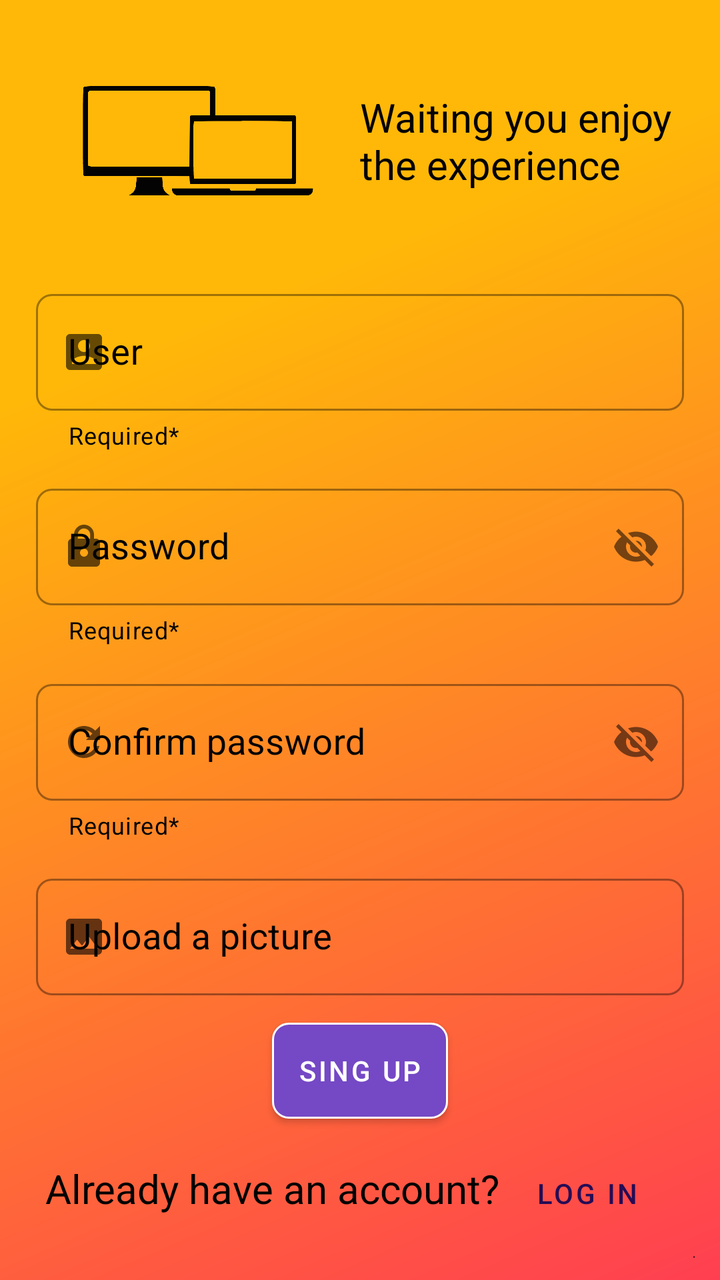
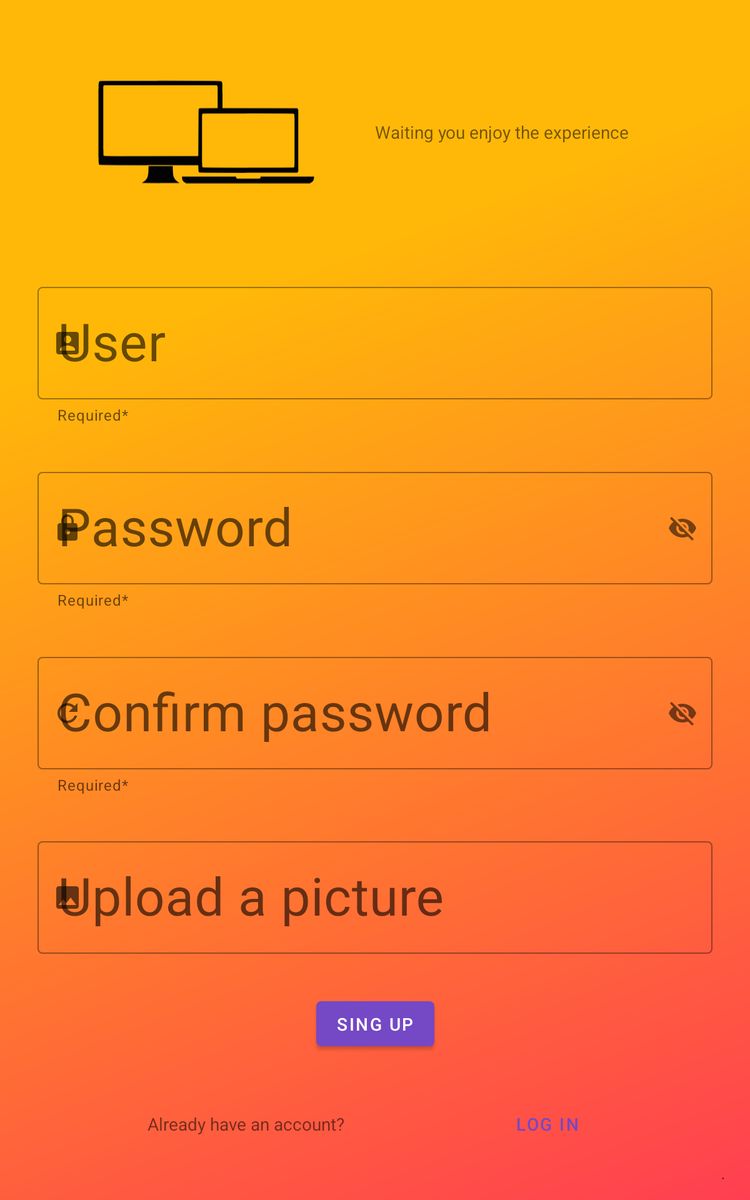

One screen, two layout resources from the same app: the default and the repository's alternative for another configuration. Each is rendered where Android would select it; the XML of both is given below.
<!-- AndroidManifest.xml: application theme Theme.SecondPCStore -->
<!-- res/layout/fragment_second.xml -->
<?xml version="1.0" encoding="utf-8"?>
<androidx.constraintlayout.widget.ConstraintLayout xmlns:android="http://schemas.android.com/apk/res/android"
    xmlns:app="http://schemas.android.com/apk/res-auto"
    xmlns:tools="http://schemas.android.com/tools"
    android:layout_width="match_parent"
    android:layout_height="match_parent"
    android:background="@drawable/background"
    tools:context=".view.fragment.SecondFragment">

    <androidx.constraintlayout.widget.Guideline
        android:id="@+id/guideline_V0_Second"
        android:layout_width="wrap_content"
        android:layout_height="wrap_content"
        android:orientation="vertical"
        app:layout_constraintGuide_percent="0.05" />

    <androidx.constraintlayout.widget.Guideline
        android:id="@+id/guideline_V1_Second"
        android:layout_width="wrap_content"
        android:layout_height="wrap_content"
        android:orientation="vertical"
        app:layout_constraintGuide_percent="0.95" />

    <androidx.constraintlayout.widget.Guideline
        android:id="@+id/guideline_H0_Second"
        android:layout_width="wrap_content"
        android:layout_height="wrap_content"
        android:orientation="horizontal"
        app:layout_constraintGuide_percent="0.02" />

    <androidx.constraintlayout.widget.Guideline
        android:id="@+id/guideline_H1_Second"
        android:layout_width="wrap_content"
        android:layout_height="wrap_content"
        android:orientation="horizontal"
        app:layout_constraintGuide_percent="0.2" />

    <androidx.constraintlayout.widget.Guideline
        android:id="@+id/guideline_H2_Second"
        android:layout_width="wrap_content"
        android:layout_height="wrap_content"
        android:orientation="horizontal"
        app:layout_constraintGuide_percent="0.87" />

    <androidx.constraintlayout.widget.Guideline
        android:id="@+id/guideline_H3_Second"
        android:layout_width="wrap_content"
        android:layout_height="wrap_content"
        android:orientation="horizontal"
        app:layout_constraintGuide_percent="0.97" />


    <ImageView
        android:id="@+id/iView_Logo_Second"
        android:layout_width="0dp"
        android:layout_height="0dp"
        android:adjustViewBounds="true"
        android:contentDescription="@string/contentDescrip_iView_Logo"
        android:rotation="270"
        android:src="@drawable/logo"
        app:layout_constraintBottom_toTopOf="@+id/guideline_H1_Second"
        app:layout_constraintEnd_toStartOf="@+id/tv_WaitingYou"
        app:layout_constraintStart_toStartOf="@+id/guideline_V0_Second"
        app:layout_constraintTop_toBottomOf="@+id/guideline_H0_Second" />

    <TextView
        android:id="@+id/tv_WaitingYou"
        style="@style/tV_Style"
        android:layout_width="0dp"
        android:layout_height="wrap_content"
        android:text="@string/tV_WaitingYou"
        app:layout_constraintBottom_toTopOf="@+id/guideline_H1_Second"
        app:layout_constraintEnd_toEndOf="@+id/guideline_V1_Second"
        app:layout_constraintStart_toEndOf="@+id/iView_Logo_Second"
        app:layout_constraintTop_toBottomOf="@+id/guideline_H0_Second" />

    <androidx.core.widget.NestedScrollView
        android:id="@+id/nestedScrollView"
        android:layout_width="0dp"
        android:layout_height="0dp"
        android:fillViewport="true"
        app:layout_constraintBottom_toTopOf="@+id/bt_LogIn_Second"
        app:layout_constraintEnd_toEndOf="@+id/guideline_V1_Second"
        app:layout_constraintStart_toStartOf="@+id/guideline_V0_Second"
        app:layout_constraintTop_toBottomOf="@+id/guideline_H1_Second">

        <LinearLayout
            android:layout_width="match_parent"
            android:layout_height="wrap_content"
            android:orientation="vertical">

            <androidx.constraintlayout.widget.ConstraintLayout
                android:layout_width="match_parent"
                android:layout_height="match_parent">

                <com.google.android.material.textfield.TextInputLayout
                    android:id="@+id/txInput_UserName_Second"
                    style="@style/inputText_Style"
                    android:layout_width="0dp"
                    android:layout_height="wrap_content"
                    android:hint="@string/txInput_User"
                    app:expandedHintEnabled="true"
                    app:helperText="@string/helper_tx"
                    app:layout_constraintBottom_toTopOf="@+id/txInput_Pass_Second"
                    app:layout_constraintEnd_toEndOf="parent"
                    app:layout_constraintStart_toStartOf="parent"
                    app:layout_constraintTop_toTopOf="parent"
                    app:startIconDrawable="@drawable/ic_baseline_account_box_24">

                    <com.google.android.material.textfield.TextInputEditText
                        android:layout_width="match_parent"
                        android:layout_height="wrap_content"
                        android:textSize="@dimen/txSize_ET_Style" />
                </com.google.android.material.textfield.TextInputLayout>

                <com.google.android.material.textfield.TextInputLayout
                    android:id="@+id/txInput_Pass_Second"
                    style="@style/inputText_Style"
                    android:layout_width="0dp"
                    android:layout_height="wrap_content"
                    android:hint="@string/txInput_Pass"
                    app:endIconDrawable="@drawable/ic_baseline_remove_red_eye_24"
                    app:expandedHintEnabled="true"
                    app:helperText="@string/helper_tx"
                    app:layout_constraintBottom_toTopOf="@+id/txInput_ConfirmPass"
                    app:layout_constraintEnd_toEndOf="parent"
                    app:layout_constraintStart_toStartOf="parent"
                    app:layout_constraintTop_toBottomOf="@+id/txInput_UserName_Second"
                    app:passwordToggleEnabled="true"
                    app:startIconDrawable="@drawable/ic_baseline_lock_24">

                    <com.google.android.material.textfield.TextInputEditText
                        android:layout_width="match_parent"
                        android:layout_height="wrap_content"
                        android:textSize="@dimen/txSize_ET_Style" />
                </com.google.android.material.textfield.TextInputLayout>

                <com.google.android.material.textfield.TextInputLayout
                    android:id="@+id/txInput_ConfirmPass"
                    style="@style/inputText_Style"
                    android:layout_width="0dp"
                    android:layout_height="wrap_content"
                    android:hint="@string/txInput_ConfirmPass"
                    app:endIconDrawable="@drawable/ic_baseline_remove_red_eye_24"
                    app:expandedHintEnabled="true"
                    app:helperText="@string/helper_tx"
                    app:layout_constraintBottom_toTopOf="@+id/txInput_UrlUserPic_Second"
                    app:layout_constraintEnd_toEndOf="parent"
                    app:layout_constraintStart_toStartOf="parent"
                    app:layout_constraintTop_toBottomOf="@+id/txInput_Pass_Second"
                    app:passwordToggleEnabled="true"
                    app:startIconDrawable="@drawable/ic_baseline_refresh_24">

                    <com.google.android.material.textfield.TextInputEditText
                        android:layout_width="match_parent"
                        android:layout_height="wrap_content"
                        android:textSize="@dimen/txSize_ET_Style" />
                </com.google.android.material.textfield.TextInputLayout>

                <com.google.android.material.textfield.TextInputLayout
                    android:id="@+id/txInput_UrlUserPic_Second"
                    style="@style/inputText_Style"
                    android:layout_width="0dp"
                    android:layout_height="wrap_content"
                    android:hint="@string/txInput_UrlUserPic"
                    app:expandedHintEnabled="true"
                    app:layout_constraintBottom_toTopOf="@+id/bt_SignUp_Second"
                    app:layout_constraintEnd_toEndOf="parent"
                    app:layout_constraintStart_toStartOf="parent"
                    app:layout_constraintTop_toBottomOf="@+id/txInput_ConfirmPass"
                    app:startIconDrawable="@drawable/ic_baseline_image_24">

                    <com.google.android.material.textfield.TextInputEditText
                        android:layout_width="match_parent"
                        android:layout_height="wrap_content"
                        android:textSize="@dimen/txSize_ET_Style" />
                </com.google.android.material.textfield.TextInputLayout>

                <Button
                    android:id="@+id/bt_SignUp_Second"
                    style="@style/bt_Button_Style"
                    android:layout_width="wrap_content"
                    android:layout_height="wrap_content"
                    android:text="@string/bt_SingUp"
                    app:layout_constraintBottom_toBottomOf="parent"
                    app:layout_constraintEnd_toEndOf="parent"
                    app:layout_constraintStart_toStartOf="parent"
                    app:layout_constraintTop_toBottomOf="@+id/txInput_UrlUserPic_Second" />
            </androidx.constraintlayout.widget.ConstraintLayout>
        </LinearLayout>
    </androidx.core.widget.NestedScrollView>

    <TextView
        android:id="@+id/tv_Have"
        style="@style/tV_Style"
        android:layout_width="wrap_content"
        android:layout_height="wrap_content"
        android:layout_marginStart="32dp"
        android:text="@string/tV_Have"
        app:layout_constraintBaseline_toBaselineOf="@+id/bt_LogIn_Second"
        app:layout_constraintEnd_toStartOf="@+id/bt_LogIn_Second"
        app:layout_constraintHorizontal_bias="0.65"
        app:layout_constraintStart_toStartOf="parent" />

    <Button
        android:id="@+id/bt_LogIn_Second"
        style="@style/bt_TextButton_Style"
        android:layout_width="wrap_content"
        android:layout_height="wrap_content"
        android:layout_marginEnd="32dp"
        android:text="@string/bt_Login"
        app:layout_constraintBottom_toTopOf="@+id/guideline_H3_Second"
        app:layout_constraintEnd_toEndOf="parent"
        app:layout_constraintHorizontal_bias="0.35"
        app:layout_constraintStart_toEndOf="@+id/tv_Have"
        app:layout_constraintTop_toBottomOf="@+id/nestedScrollView" />

</androidx.constraintlayout.widget.ConstraintLayout>
<!-- resources referenced by this layout -->
<resources>
  <dimen name="txSize_ET_Style">18sp</dimen>
  <!-- drawable ic_baseline_account_box_24 (drawable) -->
  <vector xmlns:android="http://schemas.android.com/apk/res/android"
      android:width="24dp"
      android:height="24dp"
      android:viewportWidth="24"
      android:viewportHeight="24"
      android:tint="@color/hint_Color">
    <path
        android:fillColor="@android:color/white"
        android:pathData="M3,5v14c0,1.1 0.89,2 2,2h14c1.1,0 2,-0.9 2,-2L21,5c0,-1.1 -0.9,-2 -2,-2L5,3c-1.11,0 -2,0.9 -2,2zM15,9c0,1.66 -1.34,3 -3,3s-3,-1.34 -3,-3 1.34,-3 3,-3 3,1.34 3,3zM6,17c0,-2 4,-3.1 6,-3.1s6,1.1 6,3.1v1L6,18v-1z"/>
  </vector>
  <!-- drawable ic_baseline_image_24 (drawable) -->
  <vector xmlns:android="http://schemas.android.com/apk/res/android"
      android:width="24dp"
      android:height="24dp"
      android:viewportWidth="24"
      android:viewportHeight="24"
      android:tint="@color/hint_Color">
    <path
        android:fillColor="@android:color/white"
        android:pathData="M21,19V5c0,-1.1 -0.9,-2 -2,-2H5c-1.1,0 -2,0.9 -2,2v14c0,1.1 0.9,2 2,2h14c1.1,0 2,-0.9 2,-2zM8.5,13.5l2.5,3.01L14.5,12l4.5,6H5l3.5,-4.5z"/>
  </vector>
  <string name="bt_Login">LOG IN</string>
  <string name="bt_SingUp">SING UP</string>
  <string name="contentDescrip_iView_Logo">Company\'s logo</string>
  <string name="helper_tx">Required*</string>
  <string name="tV_Have">Already have an account?</string>
  <string name="tV_WaitingYou">Waiting you enjoy the experience</string>
  <string name="txInput_ConfirmPass">Confirm password</string>
  <string name="txInput_Pass">Password</string>
  <string name="txInput_UrlUserPic">Upload a picture</string>
  <string name="txInput_User">User</string>
  <style name="bt_Button_Style" parent="Widget.MaterialComponents.Button">
          <item name="android:background">@drawable/button_back_shape</item>
          <item name="backgroundTint" />
          <item name="android:textSize">@dimen/txSize_bt_Style</item>
          <item name="android:padding">@dimen/padding_bt</item>
      </style>
  <style name="bt_TextButton_Style" parent="Widget.MaterialComponents.Button.TextButton">
          <item name="android:textColor">@color/textButton_Color</item>
          <item name="android:textSize">@dimen/txSize_bt_Style</item>
      </style>
  <style name="inputText_Style" parent="Widget.MaterialComponents.TextInputLayout.OutlinedBox">
          <item name="boxCornerRadiusBottomEnd">@dimen/cornerRadiusSize</item>
          <item name="boxCornerRadiusBottomStart">@dimen/cornerRadiusSize</item>
          <item name="boxCornerRadiusTopEnd">@dimen/cornerRadiusSize</item>
          <item name="boxCornerRadiusTopStart">@dimen/cornerRadiusSize</item>
          <item name="helperTextTextColor">@color/hint_Color</item>
          <item name="android:textColorHint">@color/hint_Color</item>
      </style>
  <style name="tV_Style" parent="Widget.MaterialComponents.TextView">
          <item name="android:textColor">@color/hint_Color</item>
          <item name="android:textSize">@dimen/txSize_tV_Style</item>
      </style>
  <color name="hint_Color">#030303</color>
  <!-- drawable button_back_shape (drawable) -->
  <?xml version="1.0" encoding="utf-8"?>
  <shape xmlns:android="http://schemas.android.com/apk/res/android"
      android:shape="rectangle">
  
      <solid android:color="@color/button_Color" />
      <corners
          android:radius="@dimen/cornerRadiusSize" />
      <stroke
          android:width="1dp"
          android:color="@color/white" />
  </shape>
  <dimen name="txSize_bt_Style">14sp</dimen>
  <dimen name="padding_bt">4dp</dimen>
  <color name="textButton_Color">#260C55</color>
  <dimen name="cornerRadiusSize">8dp</dimen>
  <dimen name="txSize_tV_Style">20sp</dimen>
  <color name="appBar_Color">#7548C5</color>
  <color name="stateBar_Color">#5B3899</color>
  <color name="white">#FFFFFFFF</color>
  <color name="teal_200">#FF03DAC5</color>
  <color name="teal_700">#FF018786</color>
  <color name="black">#FF000000</color>
  <color name="button_Color">#7548C5</color>
  <!-- some entries are left out for length -->
</resources>
<!-- res/layout-sw600dp/fragment_second.xml (the repository's variant of the layout above) -->
<!-- drawn on a 7-inch tablet held upright -->
<?xml version="1.0" encoding="utf-8"?>
<androidx.constraintlayout.widget.ConstraintLayout xmlns:android="http://schemas.android.com/apk/res/android"
    xmlns:app="http://schemas.android.com/apk/res-auto"
    xmlns:tools="http://schemas.android.com/tools"
    android:layout_width="match_parent"
    android:layout_height="match_parent"
    android:background="@drawable/background"
    tools:context=".view.fragment.SecondFragment">

    <androidx.constraintlayout.widget.Guideline
        android:id="@+id/guideline_V0_Second"
        android:layout_width="wrap_content"
        android:layout_height="wrap_content"
        android:orientation="vertical"
        app:layout_constraintGuide_percent="0.05" />

    <androidx.constraintlayout.widget.Guideline
        android:id="@+id/guideline_V1_Second"
        android:layout_width="wrap_content"
        android:layout_height="wrap_content"
        android:orientation="vertical"
        app:layout_constraintGuide_percent="0.95" />

    <androidx.constraintlayout.widget.Guideline
        android:id="@+id/guideline_H0_Second"
        android:layout_width="wrap_content"
        android:layout_height="wrap_content"
        android:orientation="horizontal"
        app:layout_constraintGuide_percent="0.02" />

    <androidx.constraintlayout.widget.Guideline
        android:id="@+id/guideline_H1_Second"
        android:layout_width="wrap_content"
        android:layout_height="wrap_content"
        android:orientation="horizontal"
        app:layout_constraintGuide_percent="0.2" />

    <androidx.constraintlayout.widget.Guideline
        android:id="@+id/guideline_H2_Second"
        android:layout_width="wrap_content"
        android:layout_height="wrap_content"
        android:orientation="horizontal"
        app:layout_constraintGuide_percent="0.87" />

    <androidx.constraintlayout.widget.Guideline
        android:id="@+id/guideline_H3_Second"
        android:layout_width="wrap_content"
        android:layout_height="wrap_content"
        android:orientation="horizontal"
        app:layout_constraintGuide_percent="0.97" />


    <ImageView
        android:id="@+id/iView_Logo_Second"
        android:layout_width="0dp"
        android:layout_height="0dp"
        android:adjustViewBounds="true"
        android:rotation="270"
        android:src="@drawable/logo"
        app:layout_constraintBottom_toTopOf="@+id/guideline_H1_Second"
        app:layout_constraintEnd_toStartOf="@+id/tv_WaitingYou"
        app:layout_constraintStart_toStartOf="@+id/guideline_V0_Second"
        app:layout_constraintTop_toBottomOf="@+id/guideline_H0_Second" />

    <TextView
        android:id="@+id/tv_WaitingYou"
        android:layout_width="0dp"
        android:layout_height="wrap_content"
        android:text="@string/tV_WaitingYou"
        app:layout_constraintBottom_toTopOf="@+id/guideline_H1_Second"
        app:layout_constraintEnd_toEndOf="@+id/guideline_V1_Second"
        app:layout_constraintStart_toEndOf="@+id/iView_Logo_Second"
        app:layout_constraintTop_toBottomOf="@+id/guideline_H0_Second" />

    <androidx.core.widget.NestedScrollView
        android:layout_width="0dp"
        android:layout_height="0dp"
        android:fillViewport="true"
        app:layout_constraintBottom_toTopOf="@+id/bt_LogIn_Second"
        app:layout_constraintEnd_toEndOf="@+id/guideline_V1_Second"
        app:layout_constraintStart_toStartOf="@+id/guideline_V0_Second"
        app:layout_constraintTop_toBottomOf="@+id/guideline_H1_Second">

        <LinearLayout
            android:layout_width="match_parent"
            android:layout_height="wrap_content"
            android:orientation="vertical">

            <androidx.constraintlayout.widget.ConstraintLayout
                android:layout_width="match_parent"
                android:layout_height="match_parent">

                <com.google.android.material.textfield.TextInputLayout
                    android:id="@+id/txInput_UserName_Second"
                    style="@style/Widget.MaterialComponents.TextInputLayout.OutlinedBox"
                    android:layout_width="0dp"
                    android:layout_height="wrap_content"
                    android:hint="@string/txInput_User"
                    app:expandedHintEnabled="true"
                    app:helperText="@string/helper_tx"
                    app:layout_constraintBottom_toTopOf="@+id/txInput_Pass_First"
                    app:layout_constraintEnd_toEndOf="parent"
                    app:layout_constraintStart_toStartOf="parent"
                    app:layout_constraintTop_toTopOf="parent"
                    app:startIconDrawable="@drawable/ic_baseline_account_box_24">

                    <com.google.android.material.textfield.TextInputEditText
                        android:layout_width="match_parent"
                        android:layout_height="wrap_content"
                        android:textSize="@dimen/txSize_ET_Style" />
                </com.google.android.material.textfield.TextInputLayout>

                <com.google.android.material.textfield.TextInputLayout
                    android:id="@+id/txInput_Pass_First"
                    style="@style/Widget.MaterialComponents.TextInputLayout.OutlinedBox"
                    android:layout_width="0dp"
                    android:layout_height="wrap_content"
                    android:hint="@string/txInput_Pass"
                    app:endIconDrawable="@drawable/ic_baseline_remove_red_eye_24"
                    app:expandedHintEnabled="true"
                    app:helperText="@string/helper_tx"
                    app:layout_constraintBottom_toTopOf="@+id/txInput_ConfirmPass"
                    app:layout_constraintEnd_toEndOf="parent"
                    app:layout_constraintStart_toStartOf="parent"
                    app:layout_constraintTop_toBottomOf="@+id/txInput_UserName_Second"
                    app:passwordToggleEnabled="true"
                    app:startIconDrawable="@drawable/ic_baseline_lock_24">

                    <com.google.android.material.textfield.TextInputEditText
                        android:layout_width="match_parent"
                        android:layout_height="wrap_content"
                        android:textSize="@dimen/txSize_ET_Style" />
                </com.google.android.material.textfield.TextInputLayout>

                <com.google.android.material.textfield.TextInputLayout
                    android:id="@+id/txInput_ConfirmPass"
                    style="@style/Widget.MaterialComponents.TextInputLayout.OutlinedBox"
                    android:layout_width="0dp"
                    android:layout_height="wrap_content"
                    android:hint="@string/txInput_ConfirmPass"
                    app:endIconDrawable="@drawable/ic_baseline_remove_red_eye_24"
                    app:expandedHintEnabled="true"
                    app:helperText="@string/helper_tx"
                    app:layout_constraintBottom_toTopOf="@+id/txInput_UrlUserPic_Second"
                    app:layout_constraintEnd_toEndOf="parent"
                    app:layout_constraintStart_toStartOf="parent"
                    app:layout_constraintTop_toBottomOf="@+id/txInput_Pass_First"
                    app:passwordToggleEnabled="true"
                    app:startIconDrawable="@drawable/ic_baseline_refresh_24">

                    <com.google.android.material.textfield.TextInputEditText
                        android:layout_width="match_parent"
                        android:layout_height="wrap_content"
                        android:textSize="@dimen/txSize_ET_Style" />
                </com.google.android.material.textfield.TextInputLayout>

                <com.google.android.material.textfield.TextInputLayout
                    android:id="@+id/txInput_UrlUserPic_Second"
                    style="@style/Widget.MaterialComponents.TextInputLayout.OutlinedBox"
                    android:layout_width="0dp"
                    android:layout_height="wrap_content"
                    android:hint="@string/txInput_UrlUserPic"
                    app:expandedHintEnabled="true"
                    app:layout_constraintBottom_toTopOf="@+id/bt_SignUp_Second"
                    app:layout_constraintEnd_toEndOf="parent"
                    app:layout_constraintStart_toStartOf="parent"
                    app:layout_constraintTop_toBottomOf="@+id/txInput_ConfirmPass"
                    app:startIconDrawable="@drawable/ic_baseline_image_24">

                    <com.google.android.material.textfield.TextInputEditText
                        android:layout_width="match_parent"
                        android:layout_height="wrap_content"
                        android:textSize="@dimen/txSize_ET_Style" />
                </com.google.android.material.textfield.TextInputLayout>

                <Button
                    android:id="@+id/bt_SignUp_Second"
                    style="@style/Widget.MaterialComponents.Button"
                    android:layout_width="wrap_content"
                    android:layout_height="wrap_content"
                    android:text="@string/bt_SingUp"
                    app:layout_constraintBottom_toBottomOf="parent"
                    app:layout_constraintEnd_toEndOf="parent"
                    app:layout_constraintStart_toStartOf="parent"
                    app:layout_constraintTop_toBottomOf="@+id/txInput_UrlUserPic_Second" />
            </androidx.constraintlayout.widget.ConstraintLayout>
        </LinearLayout>
    </androidx.core.widget.NestedScrollView>

    <TextView
        android:id="@+id/tv_Have"
        android:layout_width="wrap_content"
        android:layout_height="wrap_content"
        android:text="@string/tV_Have"
        app:layout_constraintBaseline_toBaselineOf="@+id/bt_LogIn_Second"
        app:layout_constraintEnd_toStartOf="@+id/bt_LogIn_Second"
        app:layout_constraintHorizontal_bias="0.65"
        app:layout_constraintStart_toStartOf="parent" />

    <Button
        android:id="@+id/bt_LogIn_Second"
        style="@style/Widget.MaterialComponents.Button.TextButton"
        android:layout_width="wrap_content"
        android:layout_height="wrap_content"
        android:layout_marginBottom="8dp"
        android:text="@string/bt_Login"
        app:layout_constraintBottom_toTopOf="@+id/guideline_H3_Second"
        app:layout_constraintEnd_toEndOf="parent"
        app:layout_constraintHorizontal_bias="0.35"
        app:layout_constraintStart_toEndOf="@+id/tv_Have" />

</androidx.constraintlayout.widget.ConstraintLayout>
<!-- resources referenced by the variant -->
<!-- as a 7-inch tablet held upright resolves them -->
<resources>
  <!-- from res/values-w600dp/ -->
  <dimen name="txSize_ET_Style">42sp</dimen>
  <!-- drawable background: png bitmap (drawable-xxhdpi, 120559 bytes) -->
  <!-- drawable ic_baseline_account_box_24 (drawable) -->
  <vector xmlns:android="http://schemas.android.com/apk/res/android"
      android:width="24dp"
      android:height="24dp"
      android:viewportWidth="24"
      android:viewportHeight="24"
      android:tint="@color/hint_Color">
    <path
        android:fillColor="@android:color/white"
        android:pathData="M3,5v14c0,1.1 0.89,2 2,2h14c1.1,0 2,-0.9 2,-2L21,5c0,-1.1 -0.9,-2 -2,-2L5,3c-1.11,0 -2,0.9 -2,2zM15,9c0,1.66 -1.34,3 -3,3s-3,-1.34 -3,-3 1.34,-3 3,-3 3,1.34 3,3zM6,17c0,-2 4,-3.1 6,-3.1s6,1.1 6,3.1v1L6,18v-1z"/>
  </vector>
  <!-- drawable ic_baseline_image_24 (drawable) -->
  <vector xmlns:android="http://schemas.android.com/apk/res/android"
      android:width="24dp"
      android:height="24dp"
      android:viewportWidth="24"
      android:viewportHeight="24"
      android:tint="@color/hint_Color">
    <path
        android:fillColor="@android:color/white"
        android:pathData="M21,19V5c0,-1.1 -0.9,-2 -2,-2H5c-1.1,0 -2,0.9 -2,2v14c0,1.1 0.9,2 2,2h14c1.1,0 2,-0.9 2,-2zM8.5,13.5l2.5,3.01L14.5,12l4.5,6H5l3.5,-4.5z"/>
  </vector>
  <!-- drawable ic_baseline_lock_24 (drawable) -->
  <vector xmlns:android="http://schemas.android.com/apk/res/android"
      android:width="24dp"
      android:height="24dp"
      android:viewportWidth="24"
      android:viewportHeight="24"
      android:tint="@color/hint_Color">
    <path
        android:fillColor="@android:color/white"
        android:pathData="M18,8h-1L17,6c0,-2.76 -2.24,-5 -5,-5S7,3.24 7,6v2L6,8c-1.1,0 -2,0.9 -2,2v10c0,1.1 0.9,2 2,2h12c1.1,0 2,-0.9 2,-2L20,10c0,-1.1 -0.9,-2 -2,-2zM12,17c-1.1,0 -2,-0.9 -2,-2s0.9,-2 2,-2 2,0.9 2,2 -0.9,2 -2,2zM15.1,8L8.9,8L8.9,6c0,-1.71 1.39,-3.1 3.1,-3.1 1.71,0 3.1,1.39 3.1,3.1v2z"/>
  </vector>
  <!-- drawable ic_baseline_refresh_24 (drawable) -->
  <vector xmlns:android="http://schemas.android.com/apk/res/android"
      android:width="24dp"
      android:height="24dp"
      android:viewportWidth="24"
      android:viewportHeight="24"
      android:tint="@color/hint_Color">
    <path
        android:fillColor="@android:color/white"
        android:pathData="M17.65,6.35C16.2,4.9 14.21,4 12,4c-4.42,0 -7.99,3.58 -7.99,8s3.57,8 7.99,8c3.73,0 6.84,-2.55 7.73,-6h-2.08c-0.82,2.33 -3.04,4 -5.65,4 -3.31,0 -6,-2.69 -6,-6s2.69,-6 6,-6c1.66,0 3.14,0.69 4.22,1.78L13,11h7V4l-2.35,2.35z"/>
  </vector>
  <!-- drawable logo: vector/xml drawable (drawable, 2514 chars, omitted) -->
  <string name="bt_Login">LOG IN</string>
  <string name="bt_SingUp">SING UP</string>
  <string name="helper_tx">Required*</string>
  <string name="tV_Have">Already have an account?</string>
  <string name="tV_WaitingYou">Waiting you enjoy the experience</string>
  <string name="txInput_ConfirmPass">Confirm password</string>
  <string name="txInput_Pass">Password</string>
  <string name="txInput_UrlUserPic">Upload a picture</string>
  <string name="txInput_User">User</string>
  <style name="Theme.SecondPCStore" parent="Theme.MaterialComponents.DayNight.DarkActionBar">
          
          <item name="colorPrimary">@color/appBar_Color</item>
          <item name="colorPrimaryVariant">@color/stateBar_Color</item>
          <item name="colorOnPrimary">@color/white</item>
          
          <item name="colorSecondary">@color/teal_200</item>
          <item name="colorSecondaryVariant">@color/teal_700</item>
          <item name="colorOnSecondary">@color/black</item>
          
          <item name="android:statusBarColor" tools:targetApi="l">?attr/colorPrimaryVariant</item>
          
      </style>
  <color name="hint_Color">#030303</color>
  <color name="appBar_Color">#7548C5</color>
  <color name="stateBar_Color">#5B3899</color>
  <color name="white">#FFFFFFFF</color>
  <color name="teal_200">#FF03DAC5</color>
  <color name="teal_700">#FF018786</color>
  <color name="black">#FF000000</color>
</resources>
